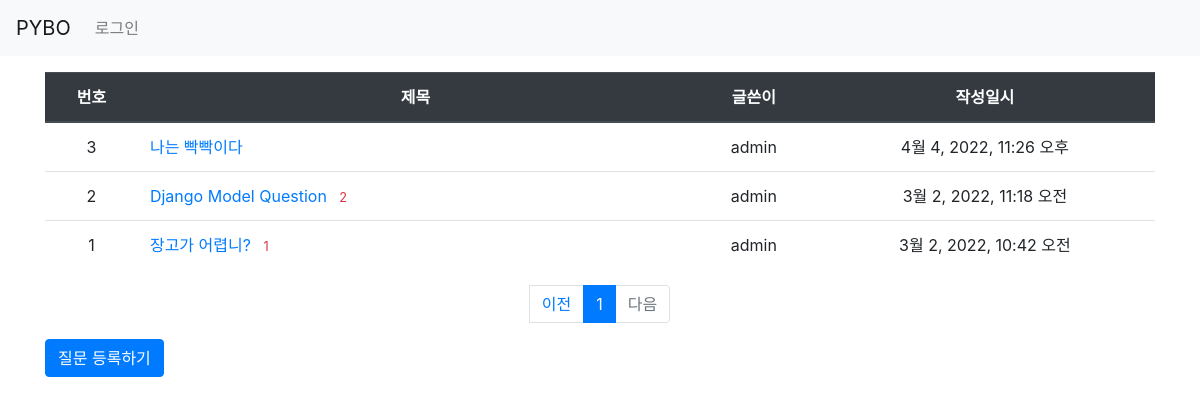
Screenshot of /pybo/ with the database file from the repository.
### pybo/models.py (models this page shows, shortened)
class Question(models.Model):
    author = models.ForeignKey(User, on_delete=models.CASCADE)
    subject = models.CharField(max_length=200)
    content = models.TextField()
    create_date = models.DateTimeField()
    modify_date = models.DateTimeField(null=True, blank=True)

### pybo/views.py (the view)
# urls.py: path('', views.index, name='index'),
def index(request):
    page = request.GET.get('page', 1)
    question_list = Question.objects.order_by('-create_date')
    paginator = Paginator(question_list, 10)
    page_obj = paginator.get_page(page)
    context = {'question_list': page_obj}
    return render(request, 'pybo/question_list.html', context)

### pybo/templatetags/pybo_filter.py (called while the page is built)
@register.filter
def sub(value, arg):
    return value - arg

### templates/pybo/question_list.html
{% extends 'base.html' %}
{% load pybo_filter %}
{% block content %}
<div class="container my-3">
    <table class="table">
        <thead>
        <tr class="text-center thead-dark">
            <th>번호</th>
            <th style="width:50%">제목</th>
            <th>글쓴이</th>
            <th>작성일시</th>
        </tr>
        </thead>
        <tbody>
        {% if question_list %}
        {% for question in question_list %}
        <tr class="text-center">
            <td>
                {{ question_list.paginator.count|sub:question_list.start_index|sub:forloop.counter0|add:1 }}
            </td>
            <td class="text-left">
                <a href="{% url 'pybo:detail' question.id %}">{{ question.subject }}</a>
                {% if question.answer_set.count > 0 %}
                <span class="text-danger small ml-2">{{ question.answer_set.count }}</span>
                {% endif %}
            </td>
            <td>{{ question.author.username }}</td>
            <td>{{ question.create_date }}</td>
        </tr>
        {% endfor %}
        {% else %}
        <tr>
            <td colspan="3">질문이 없습니다.</td>
        </tr>
        {% endif %}
        </tbody>
    </table>
    <ul class="pagination justify-content-center">
        {% if question_list.has_previous %}
        <li class="page-item">
            <a class="page-link" href="?page=	{{ question_list.previous_page_number }}">이전</a>
        </li>
        {% else %}
        <li class="page-itme disabled">
            <a class="page-link" tabindex="-1" aria-disabled="true" href="#">이전</a>
        </li>
        {% endif %}
        {% for page_number in question_list.paginator.page_range %}
        {% if page_number >= question_list.number|add:-5 and page_number <= question_list.number|add:5 %}
            {% if page_number == question_list.number %}
            <li class="page-item active" aria-current="page">
                <a class="page-link" href="?page={{ page_number }}">{{ page_number }}</a>
            </li>
            {% else %}
            <li class="page-item">
                <a class="page-link" href="?page={{ page_number }}">{{ page_number }}</a>
            </li>
            {% endif %}
        {% endif %}
        {% endfor %}
        {% if question_list.has_next %}
        <li class="page-item">
            <a class="page-link" href="?page={{ question_list.next_page_number }}">다음</a>
        </li>
        {% else %}
        <li class="page-item disabled">
            <a class="page-link" tabindex="-1" aria-disabled="true" href="#">다음</a>
        </li>
        {% endif %}
    </ul>
    <a href="{% url 'pybo:question_create' %}" class="btn btn-primary">질문 등록하기</a>
</div>
{% endblock %}

### templates/base.html (shortened to what this page needs)
{% load static %}
<!doctype html>
<html lang="ko">
<head>
    <link rel="stylesheet" type="text/css" href="{% static 'bootstrap.min.css' %}">
    <link rel="stylesheet" type="text/css" href="{% static 'style.css' %}">
</head>
<body>
{% include "navbar.html" %}
{% block content %}
{% endblock %}
</body>
</html>

### templates/navbar.html (shortened to what this page needs)
<nav class="navbar navbar-expand-lg navbar-light bg-light border-bottem">
    <a class="navbar-brand" href="{% url 'pybo:index' %}">PYBO</a>
    <div class="collapse navbar-collapse flex-grow-0" id="navbarNav">
        <ul class="navbar-nav">
            <li class="nav-item">
                {% if user.is_authenticated %}
                <a class="nav-link" href="{% url 'common:logout' %}">{{ user.username }} (로그아웃)</a>
                {% else %}
                <a class="nav-link" href="{% url 'common:login' %}">로그인</a>
                {% endif %}
            </li>
        </ul>
    </div>
</nav>

### rows the page displays
Question: paginator.count|sub "3", subject "나는 빡빡이다", author.username "admin", create_date "4월 4, 2022, 11:26 오후"
Question: paginator.count|sub "2", subject "Django Model Question", answer_set.count "2", author.username "admin", create_date "3월 2, 2022, 11:18 오전"
Question: paginator.count|sub "1", subject "장고가 어렵니?", answer_set.count "1", author.username "admin", create_date "3월 2, 2022, 10:42 오전"

### other values shown
{{ page_number }} "1"
